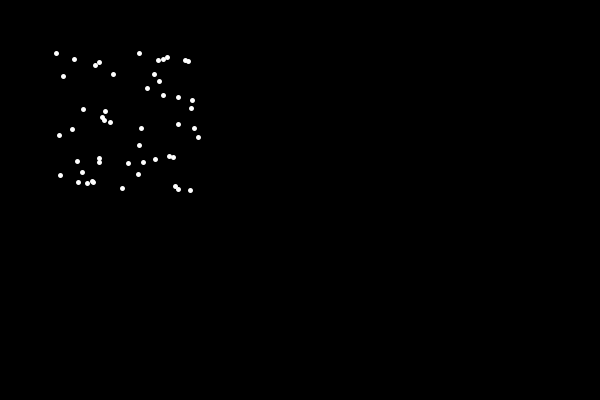
Frame 1 (no input)
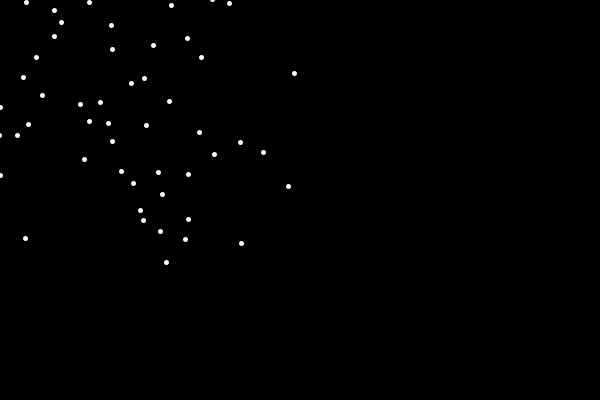
Frame 60 (the mouse pressed at the canvas centre just before this capture)
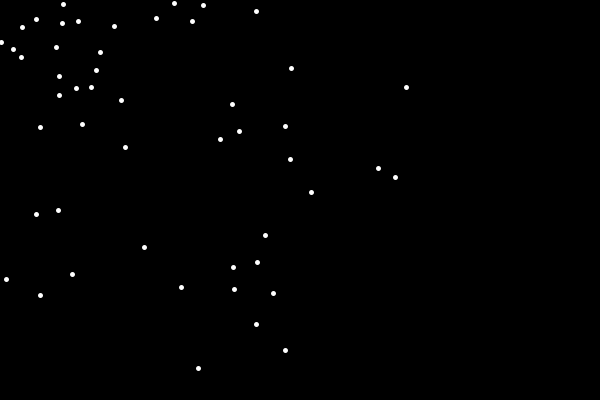
Frame 120 (the mouse held since frame 60 and released just before this capture)

The Processing sketch that drew these frames (run headless with seeded random() and noise(); from frame 60 on, the mouse is pressed at the canvas centre):

// Processing sketch: processing_108069
// ── processing_108069.pde

//Copy Rigth_Hao-Yun Mei_Carnegie Mellon University
//Processing project Elastic Collision Particle
//Class Objer, ArrayList
//Project 2 for Computing for the ARts with Processing, Jim Roberts


Flock flock;

void setup()
{
  size(600, 400);
  flock = new Flock();
  for (int i =0; i<50; i++)
  {
    flock.addAgent(new Agent(0, 0));
  }
}

void draw()
{
  // background (255);
  fill (0);
  rect(0, 0, width, height);
  flock.run();
  //flock.person();
}
// The People class
class Agent
{
  float x, y, edge, dx, dy;
  PVector location;

  Agent(float ax, float ay)
  {
    x = random(50, 200);
    y = random(50, 200);
    edge = 3;
    dx = random(-1,1);
    dy = random(-1,1);
  }
  void run(ArrayList<Agent> agents)
  {
    x += dx;
    y += dy;
    moveAgent(agents);
    // rect(x,y,edge,edge);
    wrap();
    person(agents);
  }

  void person(ArrayList<Agent> agents)
  {
    pushStyle();
    fill(255);
    smooth();
    stroke(255);
    strokeWeight(5);
    point(x,y);
    popStyle();
  }

  void wrap()
  {
    if (x > width|| x < 0)
    {
      dx = - dx;
    }
    if (y > height || y< 0)
    {
      dy= -dy;
    }
  }

  void moveAgent(ArrayList<Agent> agents)
  {
    for (Agent other : agents)
    {
      float yOffset = 0;
      float distAgent = dist(x, y, other.x, other.y);
      if (distAgent < 1)
      {
      }
     else if (distAgent < 10)
      {
        dx =( x-other.x)*.2;
        dy = (y-other.y)*.2;
      }
      
    }
  }
}


// The Flock (a list of Agent objects)
class Flock
{
  ArrayList<Agent> agents;

  Flock()
  {
    agents = new ArrayList<Agent>();
  }
  void run()
  {
    for (Agent a : agents)
    {
      a.run(agents);
    }
  }
  void addAgent(Agent a)
  {
    agents.add(a);
  }
}
